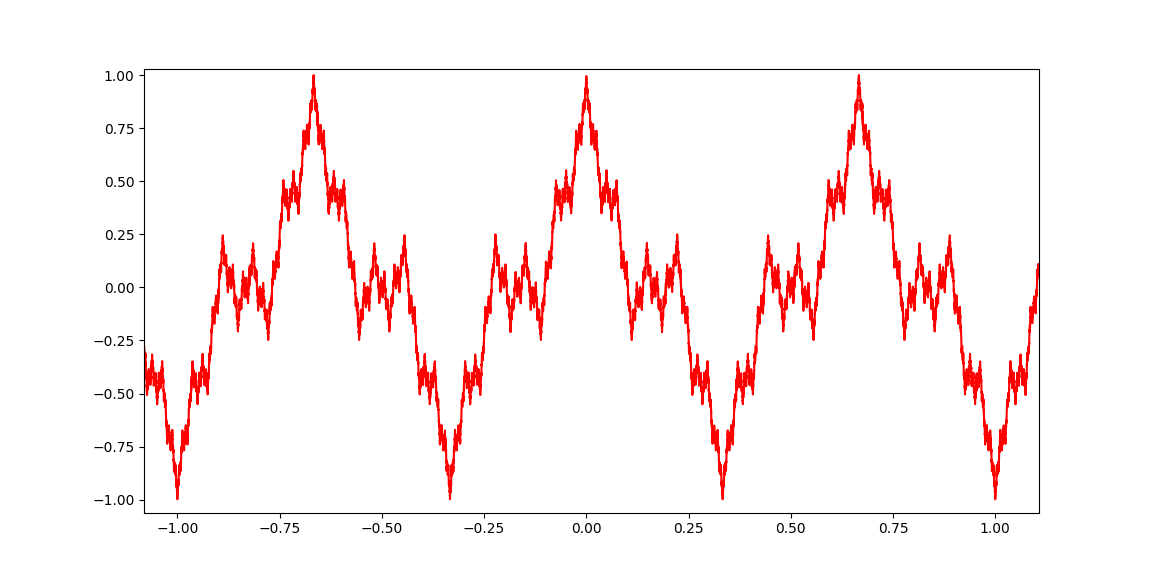

Source code (Python):
import numpy as np
import matplotlib.pyplot as plt

M = 100000

def weierstrass(x, N):
	y = np.zeros((1 ,M))
	for n in range(1, N):
		y = y + np.cos(3**n*np.pi*x)/2**n
	return y

x = np.linspace(-2, 2, M)
y = np.reshape(weierstrass(x, 500),(M,))

plt.plot(x, y, 'r-')
plt.show()
